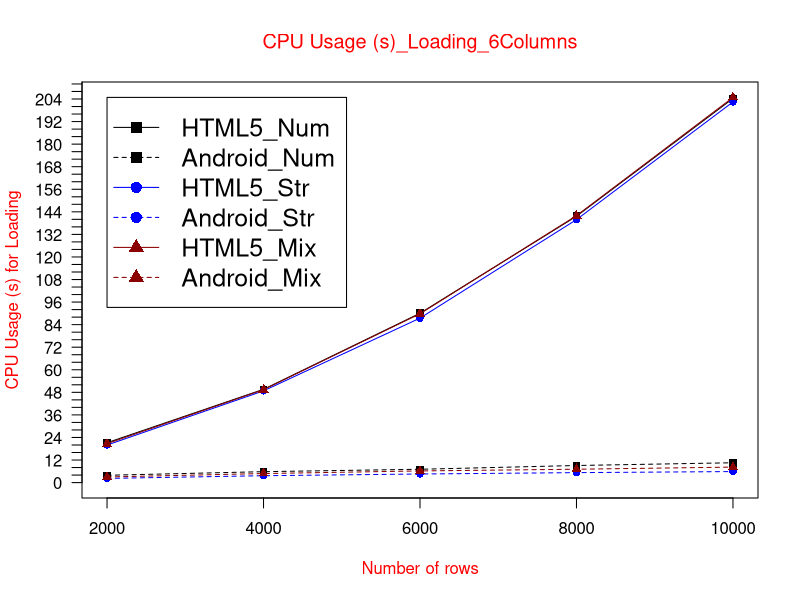

Recreate this plot in R.
data <- read.table("CU(s)loading6col.txt", header = TRUE)

max_y <- max(data)
plot_colors <- c("black", "blue", "red4")
png(filename="CU(s)loading6col.png", height = 1000, width = 1450, bg = "white")
plot(data$HTML5_Num, type = "o", col = plot_colors[1], pch=15,  ylim=c(0,max_y), axes=FALSE, ann=FALSE)
axis(1, at=1:5, lab=c("2000", "4000", "6000", "8000", "10000"))
axis(2, las=1, at=4.0*0:max_y, cex.axis = 1)

box()
lines(data$Android_Num, type="o", pch=15, lty=2, col=plot_colors[1])
lines(data$HTML5_Str, type="o", pch=16, lty=1,  col=plot_colors[2])
lines(data$Android_Str, type="o", pch=16, lty=2,  col=plot_colors[2])   
lines(data$HTML5_Mix, type="o", pch=17, lty=1, col=plot_colors[3])
lines(data$Android_Mix, type="o", pch=17, lty=2,   col=plot_colors[3])

title(main="CPU Usage (s)_Loading_6Columns", col.main="red", font.main=6)
title(xlab= "Number of rows", col.lab="red")
title(ylab= "CPU Usage (s) for Loading", col.lab="red")
legend(1, max_y, names(data), cex=1.5, col=c("black", "black","blue", "blue","red4","red4"), pch=c(15,15,16,16,17,17), lty=c(1,2,1,2,1,2));

dev.off()
